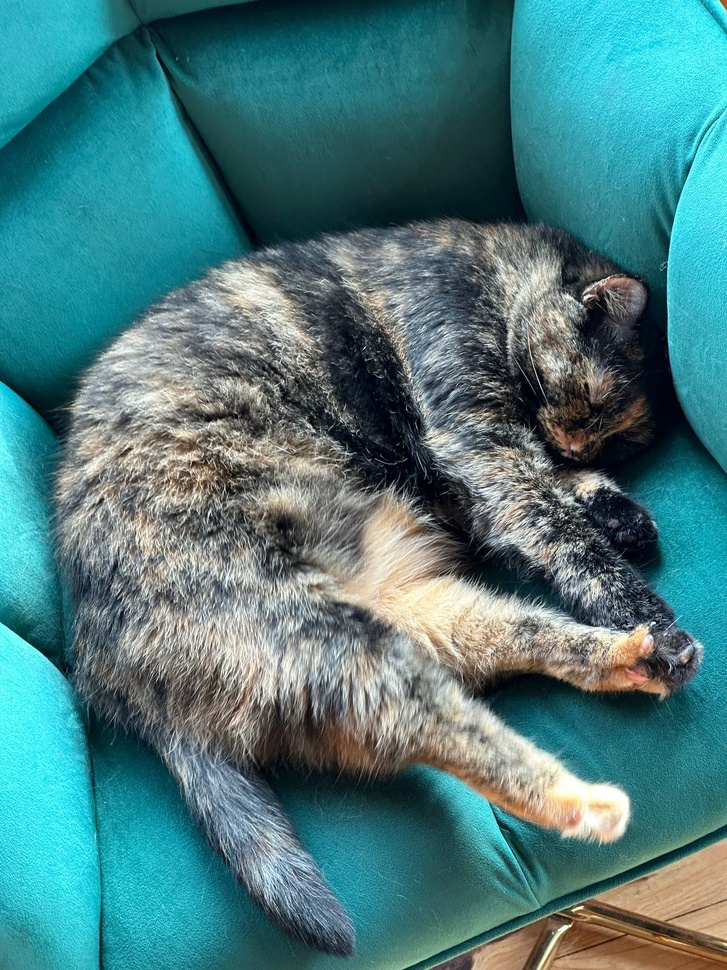
#> input picture images/masha.jpg, 727 x 970 px, shrunk from 1536 x 2048 before the run
$ jupyter execute image_example.ipynb
#> lines starting #> are read from the running program, lines starting #| are printed output that depends on the picture
[cell 1]
import matplotlib.pyplot as plt
import matplotlib.image as mpimg
import numpy as np

# Load the image into a pixel matrix
img = mpimg.imread('masha.jpg')  # Specify the path to your image
#> img is the input picture: shape (970, 727, 3); mean R, G, B 74.3, 123.6, 126.3

# Shuffle the columns
# Note: This shuffles the columns uniformly for all color channels if it's a color image
shuffled_img = img[:, np.random.permutation(img.shape[1]), :]
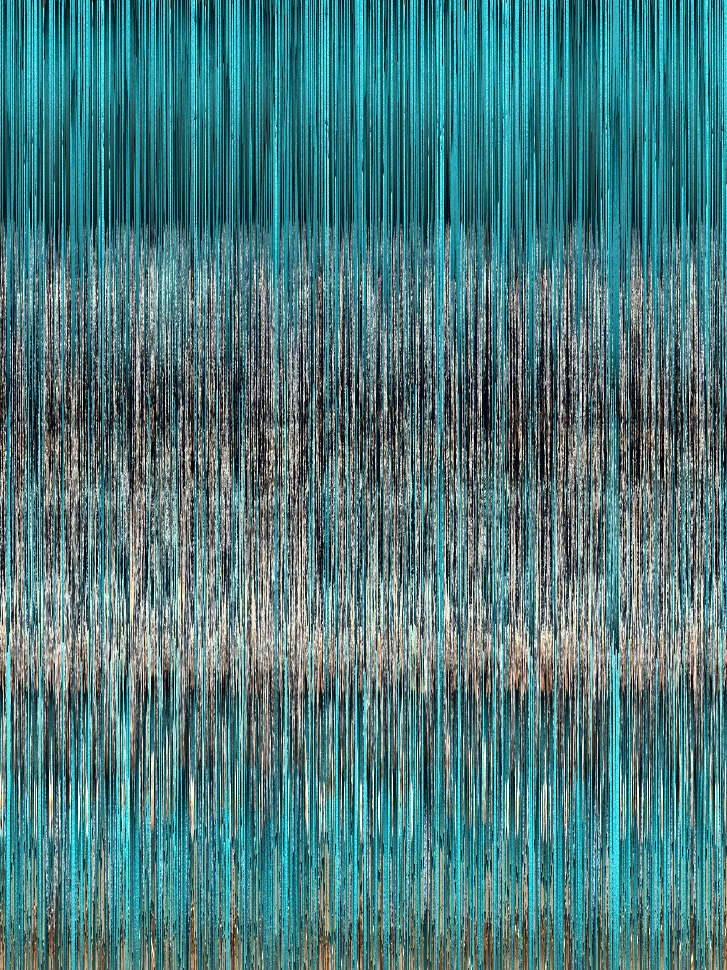
#> shuffled_img: shape (970, 727, 3); mean R, G, B 74.3, 123.6, 126.3

# Plot the original and shuffled images for comparison
fig, ax = plt.subplots(1, 2, figsize=(10, 5))
ax[0].imshow(img)
ax[0].set_title('Original Image')
ax[0].axis('off')

ax[1].imshow(shuffled_img)
ax[1].set_title('Shuffled Columns Image')
ax[1].axis('off')

plt.show()
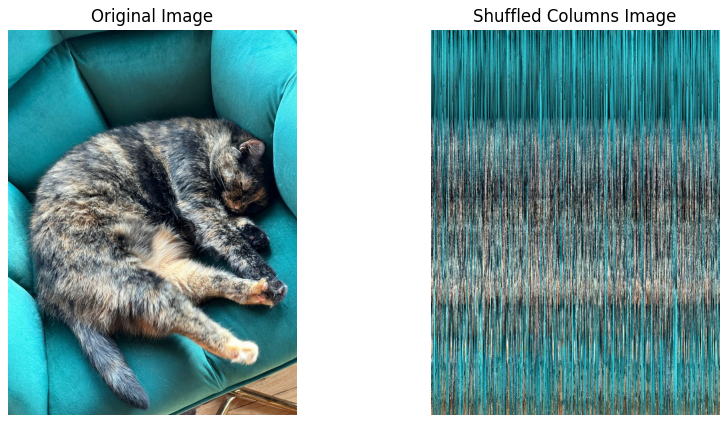
#> figure drawn by matplotlib, 2 panels

[cell 2]
import pandas as pd
import numpy as np

# Create a date range for 5 days
dates = pd.date_range('2024-01-01', periods=5)

# Generate random returns for 3 stocks over 5 days
# Assuming returns are in the range of -0.03 (a 3% loss) to 0.03 (a 3% gain) for daily returns
data = np.random.uniform(-0.03, 0.03, size=(5, 3))

# Create the DataFrame
df = pd.DataFrame(data, index=dates, columns=['Stock1', 'Stock2', 'Stock3'])

df

[cell 3]
df[['Stock3', 'Stock1', 'Stock2']]

[cell 4]
import numpy as np
import matplotlib.pyplot as plt
from scipy.signal import convolve2d

# Simulate a (50,5) matrix of stock returns
np.random.seed(0)  # For reproducibility
returns = pd.read_csv('historical_returns.csv', index_col=0).to_numpy()#np.random.randn(50, 5)
#> (reads images/historical_returns.csv from the repository)

# Define a (3,1) kernel for demonstration (e.g., a simple averaging filter)
kernel = np.array([[1], [1], [1]]) / 3

# Apply the kernel to each column of the returns matrix
# 'valid' mode means no padding is applied and the output size is reduced
filtered_returns = np.vstack([convolve2d(returns[:, i].reshape(-1, 1), kernel, mode='valid') for i in range(returns.shape[1])]).T

# Plotting
fig, ax = plt.subplots(1, 2, figsize=(14, 5))

# Plot the original returns matrix
ax[0].imshow(returns, cmap='viridis', aspect='auto')
ax[0].set_title('Original Returns')
ax[0].set_xlabel('Stocks')
ax[0].set_ylabel('Time')

# Plot the kernel-applied returns matrix
ax[1].imshow(filtered_returns, cmap='viridis', aspect='auto')
ax[1].set_title('Filtered Returns')
ax[1].set_xlabel('Stocks')
# ax[1].set_ylabel('Time')  # Y-axis labels are similar

plt.tight_layout()
plt.show()
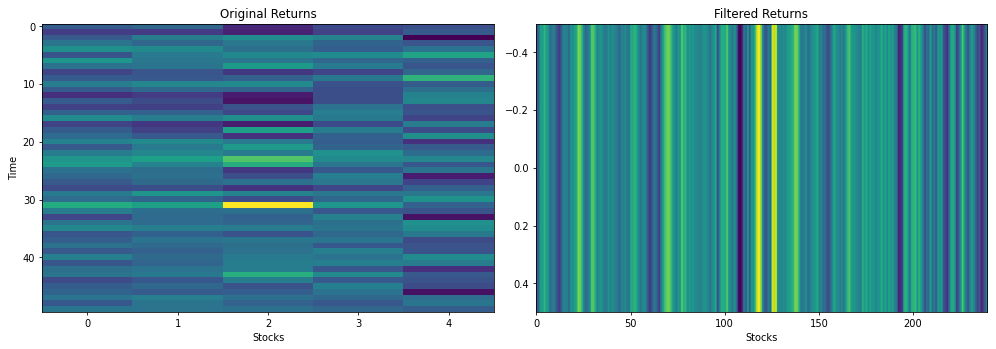
#> figure drawn by matplotlib, 2 panels

[cell 5]
import numpy as np
import matplotlib.pyplot as plt
import matplotlib.patches as patches

# Simulate a (50, 5) matrix of stock returns
np.random.seed(0)  # For reproducibility
returns = pd.read_csv('historical_returns.csv', index_col=0).to_numpy()#np.random.randn(50, 5)

# Plotting
fig, ax = plt.subplots(figsize=(10, 8))
cax = ax.imshow(returns, cmap='viridis', aspect='auto')

# Adding red squares to indicate the kernel's position
# Let's place some sample kernels at arbitrary positions
kernel_height, kernel_width = 3, 1
sample_positions = [(0, 1)]  # Sample (row, column) positions for the kernel

for pos in sample_positions:
    # Create a red rectangle at each position
    rect = patches.Rectangle((pos[1]-0.5, pos[0]-0.5), kernel_width, kernel_height, linewidth=2, edgecolor='r', facecolor='none')
    ax.add_patch(rect)

ax.set_title('H_f=3, W_f=1')
ax.set_xlabel('Stocks')
ax.set_ylabel('Time (Days)')
plt.colorbar(cax, ax=ax, orientation='vertical')
plt.show()
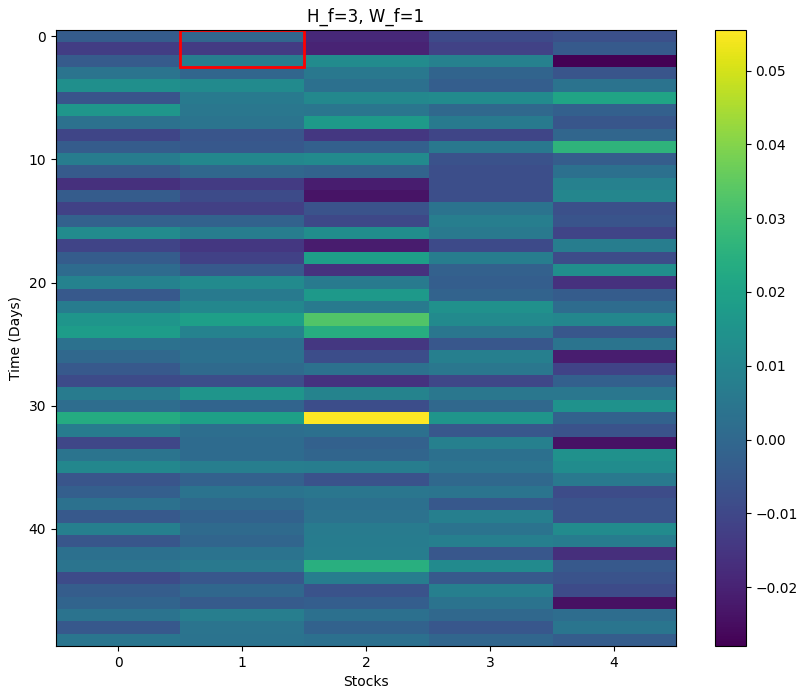
#> figure drawn by matplotlib, 2 panels

[cell 6]
import matplotlib.pyplot as plt
import matplotlib.patches as patches
import numpy as np

# Simulating a (50,5) matrix of stock returns
np.random.seed(0)
returns = np.random.randn(50, 5)

# Plotting the returns matrix
fig, ax = plt.subplots(figsize=(10, 8))
ax.imshow(returns, cmap='viridis', aspect='auto')

# Convolution settings
kernel_height, kernel_width = 3, 1  # As per nn.Conv2d
stride_height, stride_width = 2, 1  # As per nn.Conv2d

# Visualizing the kernel application
for i in range(0, returns.shape[0] - kernel_height + 1, stride_height):
    for j in range(0, returns.shape[1] - kernel_width + 1, stride_width):
        # Draw a rectangle for the kernel's current position
        rect = patches.Rectangle((j-0.5, i-0.5), kernel_width, kernel_height, linewidth=1, edgecolor='r', facecolor='none')
        ax.add_patch(rect)

ax.set_title('Convolution Kernel Starting Points')
ax.set_xlabel('Stocks')
ax.set_ylabel('Days')
plt.show()
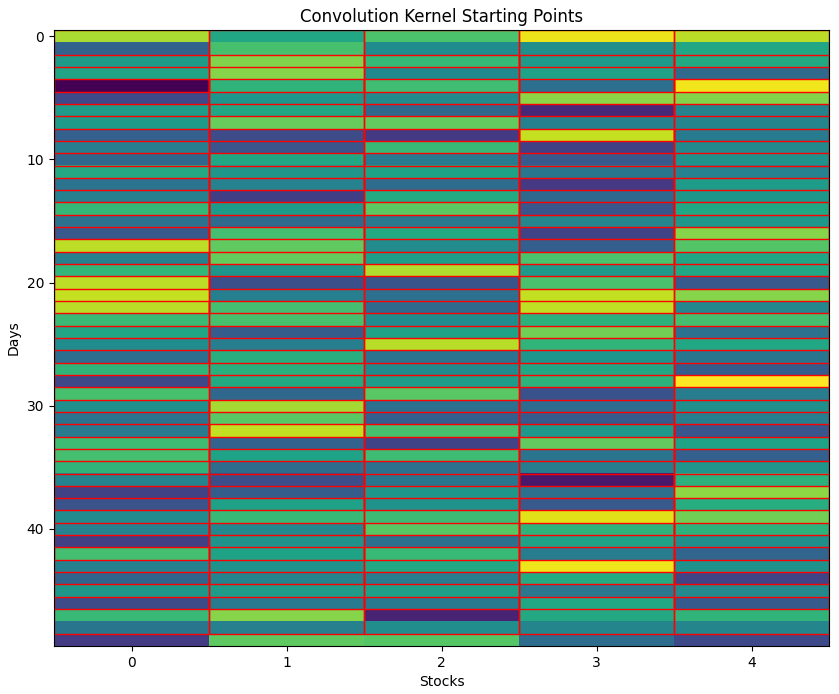
#> figure drawn by matplotlib, 1 panel
